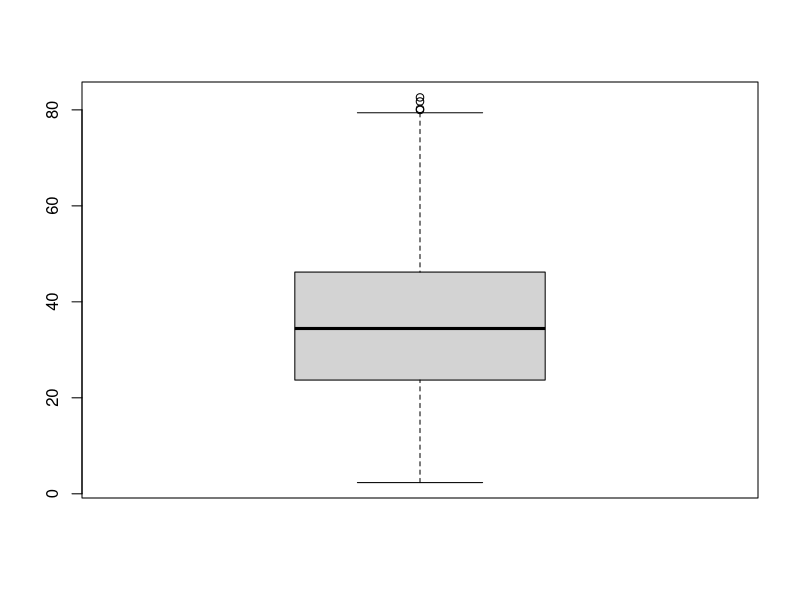
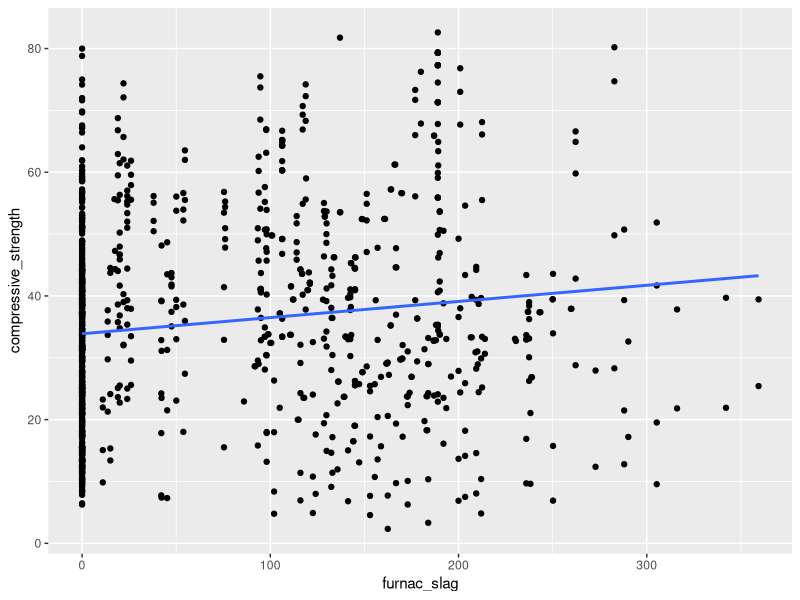

The R script that drew these images, in order:
## ---- chunk 1
# loading packages 
library(dplyr)
library(readr)
library(knitr)
library(ggplot2)
## ---- chunk 2
# Load Data
concreet <- read_csv("Concrete_Data.csv") %>% 
  rename(cement = 1, 
         furnac_slag = 2,
         fly_ash = 3,
         water = 4,
         superplasticizer = 5,
         coarse_aggregate = 6,
         fine_aggregate = 7,
         age = 8,
         compressive_strength = 9 ) %>% 
  relocate(compressive_strength)
## ---- chunk 3
boxplot(concreet$compressive_strength)

plot1 <- concreet %>% ggplot(aes(y = compressive_strength, x =furnac_slag)) +
  geom_point() +
  geom_smooth(formula = "y~x", method=lm,se = F) 
plot1
## ---- chunk 4

glm_mod <- glm(compressive_strength ~ cement + furnac_slag + 
                fly_ash + water + superplasticizer + 
                coarse_aggregate + fine_aggregate + age,
               data = concreet, 
               family = "gaussian")

# significant of regression line
full_mod <- glm_mod 
reduced_mod <- glm(compressive_strength ~ 1, data = concreet, family = "gaussian")
anova(reduced_mod, full_mod, test = "F")

# significant predictors
summary(glm_mod)

## ---- chunk 5
# loading packages 
# library(dplyr)
# library(readr)
# library(knitr)
# library(ggplot2)
# library(ggthemes)
# library(ggrepel)
# library(dslabs)
## ---- chunk 6
 

 
# kable(head(murders))
# 
# ggplot1 = murders %>% ggplot(mapping = aes(x=population/10^6, y=total)) 
# 
#   ggplot1 + geom_point(aes(col=region), size = 4) +
#   geom_text_repel(aes(label=abb)) +
#   scale_x_log10() +
#   scale_y_log10() +
#   geom_smooth(formula = "y~x", method=lm,se = F)+
#   xlab("Populations in millions (log10 scale)") + 
#   ylab("Total number of murders (log10 scale)") +
#   ggtitle("US Gun Murders in 2010") +
#   scale_color_discrete(name = "Region")+
#       theme_bw()
  

